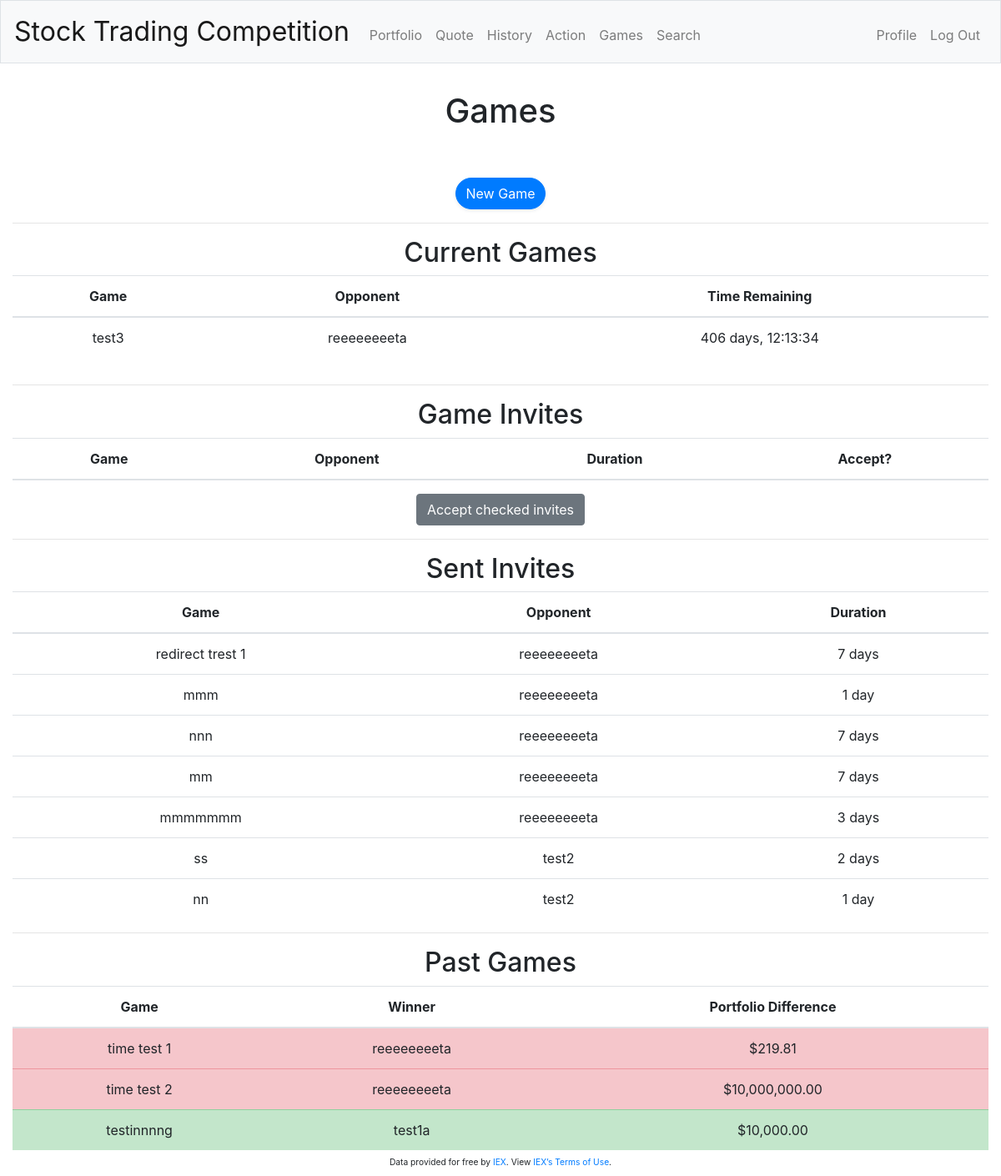
The page /gamescreen (signed in) on the database as committed earlier.
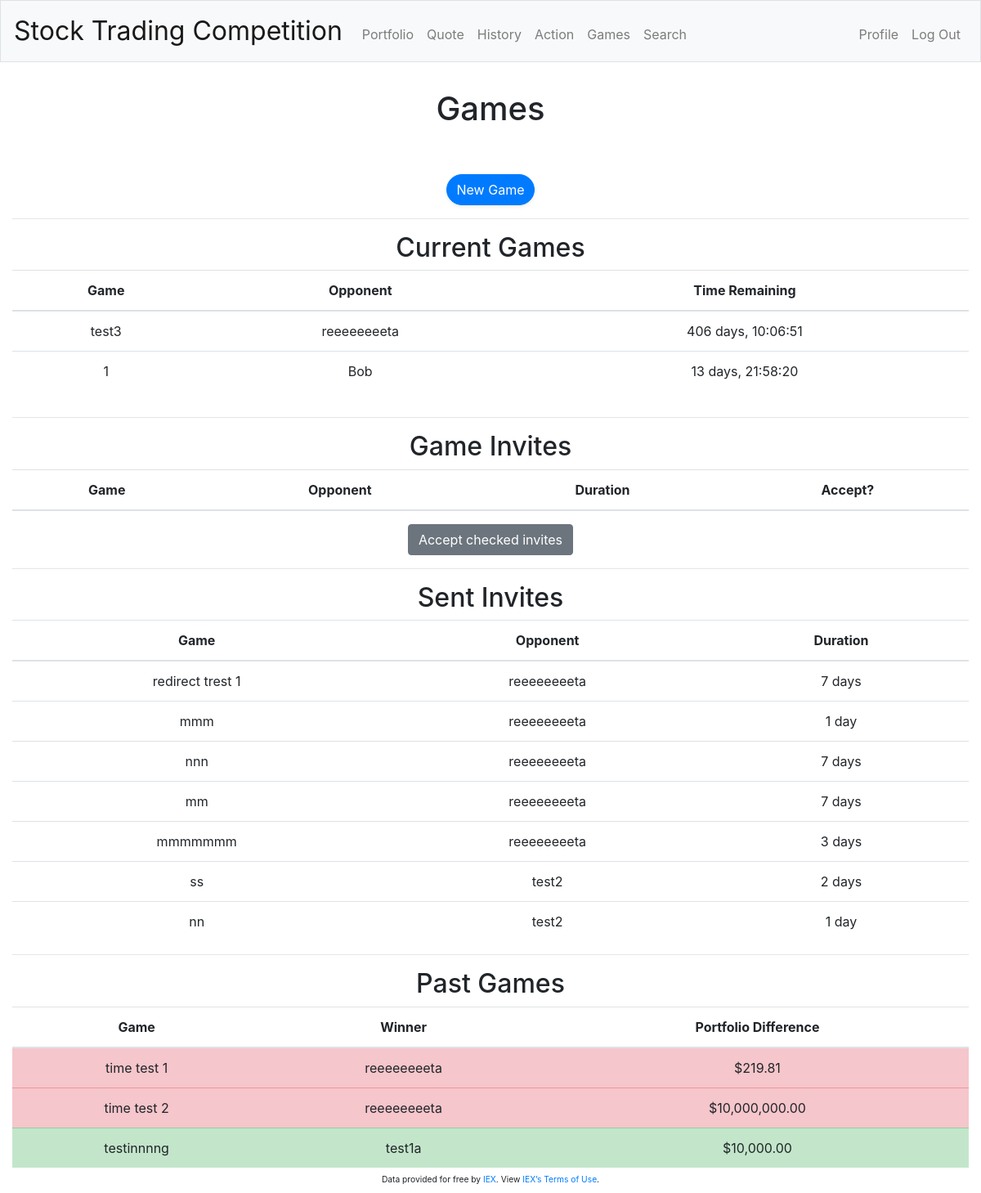
The same page on the database as committed later.
### tables this page shows
CREATE TABLE 'game' ('gamenumber' integer PRIMARY KEY NOT NULL, 'player1' integer, 'player2' integer, 'initialized' INTEGER DEFAULT 0, 'name'  text DEFAULT CURRENT_DATE  , 'starting_cash' INTEGER NOT NULL DEFAULT 10000, 'winner' INTEGER DEFAULT NULL, 'finished' INTEGER DEFAULT 0, 'years' INTEGER DEFAULT NULL,'weeks' INTEGER DEFAULT NULL, 'days' INTEGER DEFAULT NULL, 'startdate'  date DEFAULT CURRENT_DATE  , 'timeRemaining' text DEFAULT NULL, 'p1total' real, 'p2total' INTEGER);

CREATE TABLE 'users' (id INTEGER, username TEXT NOT NULL, hash TEXT NOT NULL, 'wins' INTEGER, 'description' INTEGER, PRIMARY KEY(id));

### application.py (the view, shortened to what this page needs)
@app.route("/gamescreen", methods=["GET", "POST"])
@login_required
def gamescreen():
    sentinvites = db.engine.execute("SELECT * FROM game WHERE player1 IN (:user_id) AND initialized=0 AND finished=0", user_id=session['user_id']).fetchall()
    sgame = [] #sent invites are games that are not initialized yet; the invite recipient is always player 2
    for games in sentinvites:
        game = dict(games)
        opponent = str(db.engine.execute("SELECT * FROM users WHERE id=?", game['player2']).fetchall()[0]['username'])
        duration = str(datetime.timedelta(days=((int(game['years']) * 365) + int(game['days'])), weeks=int(game['weeks']))).split(",")[0]
        game.update({'opponent': opponent})
        game.update({'duration': duration}) #obtain sent invites in dictionary format for convenience to show value in template that is not stored in SQL; the opponent of the current player is defferent depending on the player that is viewing
        sgame.append(game)
    pastgames = db.engine.execute("SELECT * FROM game WHERE (player1 IN (:user_id) OR player2 IN (:user_id)) AND initialized=1 AND finished=1", user_id=session['user_id']).fetchall()
    pgame = [] #past games are games that have finished
    for games in pastgames:
        game = dict(games)
        wu = db.engine.execute("SELECT * FROM users WHERE id=?", game['winner']).fetchall() #game's winner stored by user id
        if len(wu) > 0:
            wu = wu[0]['username']
        if not wu: #winner is set to 0 when tie
            wu = "Tie"
        game.update({'wu':wu})
        game.update({'diff': abs(game['p1total'] - game['p2total'])})
        pgame.append(game) #again, games stored in dict for similar reason as above
    if request.method == "POST":
        if request.form.getlist("accept"):
            accepts = request.form.getlist("accept")
            current = datetime.datetime.now() #user can accept all invites at once
            for accept in accepts:
                db.engine.execute("UPDATE game SET initialized=1, startdate=:start WHERE gamenumber=:game", start=current.strftime("%Y-%m-%d %H:%M:%S"), game=int(accept))
        currentgames = db.engine.execute("SELECT * FROM game WHERE (player1 IN (:user_id) OR player2 IN (:user_id)) AND initialized=1 AND finished=0", user_id=session['user_id']).fetchall()
        for game in currentgames:
            timeRemaining(game['gamenumber']) #this function updates SQL table for whether game is completed, who won, final totals, and if not done yet, then just the remaining time
        currentgames = db.engine.execute("SELECT * FROM game WHERE (player1 IN (:user_id) OR player2 IN (:user_id)) AND initialized=1 AND finished=0", user_id=session['user_id']).fetchall()
        cgame = [] #the code from above is repeated because once invites are accepted, the SQL table is updated with the new initialized games but the dictionaries that are sent to the template are not
        for games in currentgames:
            game = dict(games)
            if int(game["player1"]) == int(session['user_id']):
                opponent = str(db.engine.execute("SELECT * FROM users WHERE id=?", game["player2"]).fetchall()[0]['username'])
            else:
                opponent = str(db.engine.execute("SELECT * FROM users WHERE id=?", game["player1"]).fetchall()[0]['username'])
            game.update({'opponent': opponent})
            cgame.append(game)
        gameinvites = db.engine.execute("SELECT * FROM game WHERE player2 IN (:user_id) AND initialized=0 AND finished=0", user_id=session['user_id']).fetchall()
        igame = []
        for games in gameinvites:
            game = dict(games)
            opponent = str(db.engine.execute("SELECT * FROM users WHERE id=?", game["player1"]).fetchall()[0]['username'])
            duration = str(datetime.timedelta(days=((int(game['years']) * 365) + int(game['days'])), weeks=int(game['weeks']))).split(",")[0]
            game.update({'opponent': opponent})
            game.update({'duration': duration})
            igame.append(game)
        return render_template("gamescreen.html", currentgames=cgame, gameinvites=igame, sentvites=sgame, pastgames=pgame, user=session['user_id'])
    else:
        currentgames = db.engine.execute("SELECT * FROM game WHERE (player1 IN (:user_id) OR player2 IN (:user_id)) AND initialized=1 AND finished=0", user_id=session['user_id']).fetchall()
        for game in currentgames:
            timeRemaining(game['gamenumber'])
        currentgames = db.engine.execute("SELECT * FROM game WHERE (player1 IN (:user_id) OR player2 IN (:user_id)) AND initialized=1 AND finished=0", user_id=session['user_id']).fetchall()
        cgame = [] #again, same code as above
        for games in currentgames:
            game = dict(games)
            if int(game["player1"]) == int(session['user_id']):
                opponent = str(db.engine.execute("SELECT * FROM users WHERE id=?", game["player2"]).fetchall()[0]['username'])
            else:
                opponent = str(db.engine.execute("SELECT * FROM users WHERE id=?", game["player1"]).fetchall()[0]['username'])
            game.update({'opponent': opponent})
            cgame.append(game)
        gameinvites = db.engine.execute("SELECT * FROM game WHERE player2 IN (:user_id) AND initialized=0 AND finished=0", user_id=session['user_id']).fetchall()
        igame = []
        return render_template("gamescreen.html", currentgames=cgame, gameinvites=igame, sentvites=sgame, pastgames=pgame, user=session['user_id'])

### application.py (called while the page is built, shortened)
@app.after_request
def after_request(response):
    response.headers["Cache-Control"] = "no-cache, no-store, must-revalidate"
    response.headers["Expires"] = 0
    response.headers["Pragma"] = "no-cache"
    return response

def timeRemaining(game):
    current = datetime.datetime.now() #.strftime("%Y-%m-%d")
    g = db.engine.execute("SELECT * FROM game WHERE gamenumber=?", game).fetchall()[0]
    start = datetime.datetime.strptime(str(g['startdate']), "%Y-%m-%d %H:%M:%S") #convert date string in db to datetime obj
    duration = datetime.timedelta(days=((int(g['years']) * 365) + int(g['days'])), weeks=int(g['weeks']))
    diff = current - start #timedelta obj
    togo = duration - diff
    if togo > datetime.timedelta(seconds=1):
        db.engine.execute("UPDATE game SET timeRemaining=:time WHERE gamenumber=:game", time=str(togo).split(".")[0], game=game)

### helpers.py (called while the page is built)
def login_required(f): # citation: from Finance distribution code (CS50 staff)
    @wraps(f)
    def decorated_function(*args, **kwargs):
        if session.get("user_id") is None:
            return redirect("/login")
        return f(*args, **kwargs)
    return decorated_function

def usd(value): #citation: Finance distribution code
    return f"${value:,.2f}"

### templates/gamescreen.html (shortened to what this page needs)
{% extends "layout.html" %}
{% block main %}
    <div class = 'centered'>
        <h1>Games</h1>
    </div>
    <div>
        <a class = "btn btn-primary rounded-pill shadow-sm" href="/newgame">New Game</a>
    </div>
    <hr>
    <div class="table-responsive">
        <h2>Current Games</h2>
        <table class="table">
            <thead>
                <tr>
                    <th>Game</th>
                    <th>Opponent</th>
                    <th>Time Remaining</th>
                </tr>
            </thead>
            <tbody>
                {% for game in currentgames %}
                <tr>
                    <td> {{ game['name'] }} </td>
                    <td> {{ game['opponent'] }} </td>
                    <td> {{ game['timeRemaining'] }}</td>
                </tr>
            {% endfor %}
            </tbody>
        </table>
    </div>
    <hr>
    <h2>Game Invites</h2>
    <table class="table">
        <thead>
            <tr>
                <th>Game</th>
                <th>Opponent</th>
                <th>Duration</th>
                <th>Accept?</th>
            </tr>
        </thead>
    </table>
    <input type="submit" class="btn btn-secondary" value="Accept checked invites">
    <hr>
    <h2>Sent Invites</h2>
    <table class="table">
        <thead>
            <tr>
                <th>Game</th>
                <th>Opponent</th>
                <th>Duration</th>
            </tr>
        </thead>
        <tbody>
            {% for game in sentvites %}
            <tr>
                <td> {{ game['name'] }} </td>
                <td> {{ game['opponent'] }} </td>
                <td> {{ game['duration'] }} </td>
            </tr>
            {% endfor %}
        </tbody>
    </table>
    <hr>
    <div>
        <h2>Past Games</h2>
        <table class="table">
            <thead>
                <tr>
                    <th>Game</th>
                    <th>Winner</th>
                    <th>Portfolio Difference</th>
                </tr>
            </thead>
            <tbody>
                {% for game in pastgames %}
                    {% if game['winner'] == user %}
                        <tr class='table-success'>
                            <td> {{ game['name'] }} </td>
                            <td> {{ game['wu'] }} </td>
                            <td> {{ game['diff'] | usd}}</td>
                        </tr>
                    {% endif %}
                    {% if game['winner'] != user and game['winner'] != 0 %}
                        <tr class='table-danger'>
                            <td> {{ game['name'] }} </td>
                            <td> {{ game['wu'] }} </td>
                            <td> {{ game['diff'] | usd }}</td>
                        </tr>
                    {% endif %}
            {% endfor %}
            </tbody>
        </table>
    </div>
{% endblock %}

### templates/layout.html (shortened to what this page needs)
<!DOCTYPE html>
<html lang="en">
    <head>
        <link rel="stylesheet" href="https://cdn.jsdelivr.net/npm/bootstrap@4.5.3/dist/css/bootstrap.min.css">
        <link href="{{url_for('static', filename='styles.css')}}" rel="stylesheet">
        <link rel="stylesheet" href="https://stackpath.bootstrapcdn.com/font-awesome/4.7.0/css/font-awesome.min.css">
    </head>
    <body>
        <nav class="navbar navbar-expand-md navbar-light bg-light border">
            <a class="navbar-brand" href="/"><span class="display-5 indigo">Stock Trading Competition</span></a>
            <div class="collapse navbar-collapse" id="navbar">
                {% if session.user_id %}
                    <ul class="navbar-nav mr-auto mt-2">
                        <li class="nav-item"><a class="nav-link" href="/">Portfolio</a></li>
                        <li class="nav-item"><a class="nav-link" href="/quote">Quote</a></li>
                        <li class="nav-item"><a class="nav-link" href="/history">History</a></li>
                        <li class="nav-item"><a class="nav-link" href="/actionpage">Action</a></li>
                        <li class="nav-item"><a class="nav-link" href="/gamescreen">Games</a></li>
                        <li class="nav-item"><a class="nav-link" href="/searchusers">Search</a></li>
                    </ul>
                    <ul class="navbar-nav ml-auto mt-2">
                        <li class="nav-item"><a class="nav-link" href="/profile">Profile</a></li>
                        <li class="nav-item"><a class="nav-link" href="/logout">Log Out</a></li>
                    </ul>
                {% else %}
                    <ul class="navbar-nav ml-auto mt-2">
                        <li class="nav-item"><a class="nav-link" href="/register">Register</a></li>
                        <li class="nav-item"><a class="nav-link" href="/login">Log In</a></li>
                    </ul>
                {% endif %}
            </div>
        </nav>
        <main class="container-fluid" style="height: 100%;">
            {% block main %}{% endblock %}
        </main>
        <div class = "navbar fixed-bottom justify-content-center">
            <footer class="footer small">
                <small class="text-center">
                    Data provided for free by <a href="https://iextrading.com/developer">IEX</a>. View <a href="https://iextrading.com/api-exhibit-a/">IEX’s Terms of Use</a>.
                </small>
            </footer>
        </div>
    </body>
</html>

### static/styles.css (style rules this page uses)
nav .navbar-brand { font-size: xx-large; }
body { height: 100%; padding-bottom: 15px }
small { padding-top: 0px; margin-top: 0px; }
h1 { padding-bottom: 3rem; }
main { overflow-x: auto; text-align: center; }
.centered { text-align: center; display: flex; flex-wrap:wrap; justify-content: center; }

Rows that differ between the two databases and show on the page:
added users: opponent "Bob"
added game: timeRemaining "13 days, 21:58:20"
Other text that changed with them:
new list line: "test3 406 days, 10:06:51"
new list line: "reeeeeeeeta"
new list line: "1"
list line gone: "test3 406 days, 12:13:34"
list line gone: "reeeeeeeeta"
